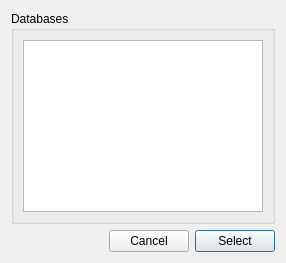
<?xml version="1.0" encoding="UTF-8"?>
<ui version="4.0">
 <class>Dialog</class>
 <widget class="QDialog" name="Dialog">
  <property name="geometry">
   <rect>
    <x>0</x>
    <y>0</y>
    <width>286</width>
    <height>263</height>
   </rect>
  </property>
  <property name="windowTitle">
   <string>Select Database</string>
  </property>
  <layout class="QVBoxLayout" name="verticalLayout_2">
   <item>
    <widget class="QGroupBox" name="groupBox">
     <property name="title">
      <string>Databases</string>
     </property>
     <layout class="QVBoxLayout" name="verticalLayout">
      <item>
       <widget class="QListWidget" name="w_databases_list_widget"/>
      </item>
     </layout>
    </widget>
   </item>
   <item>
    <layout class="QHBoxLayout" name="horizontalLayout">
     <item>
      <spacer name="horizontalSpacer">
       <property name="orientation">
        <enum>Qt::Orientation::Horizontal</enum>
       </property>
       <property name="sizeHint" stdset="0">
        <size>
         <width>40</width>
         <height>20</height>
        </size>
       </property>
      </spacer>
     </item>
     <item>
      <widget class="QPushButton" name="w_cancel_button">
       <property name="text">
        <string>Cancel</string>
       </property>
      </widget>
     </item>
     <item>
      <widget class="QPushButton" name="w_ok_button">
       <property name="text">
        <string>Select</string>
       </property>
       <property name="autoDefault">
        <bool>false</bool>
       </property>
       <property name="default">
        <bool>true</bool>
       </property>
      </widget>
     </item>
    </layout>
   </item>
  </layout>
 </widget>
 <resources/>
 <connections/>
</ui>
